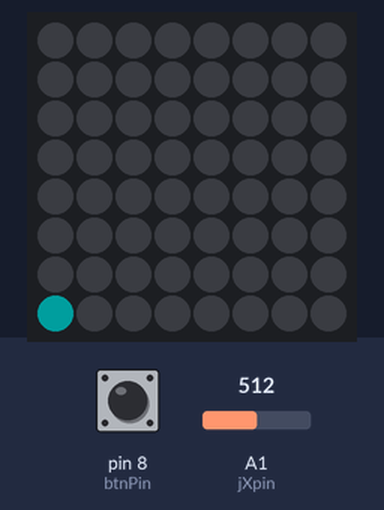
This sketch was run on a simulated Arduino Uno, built with avr-gcc and run on an emulated ATmega328P. On the bench: 8×8 RGB LED matrix (first LED top left, wired row by row). The inputs (shaded band) are chosen by the test bench; at power-on: pin 8 (btnPin) HIGH, A1 (jXpin) = 512. Dim RGB values are drawn brighter than linear.

Above: at 1.2 s.
1.3 s: pin 8 (btnPin) pulled LOW for 0.15 s
At 1.44 s:
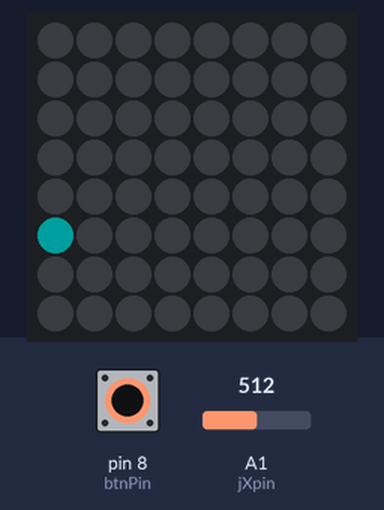
2.0 s: A1 (jXpin) set to 214
5.0 s: A1 (jXpin) set to 185
At 6.2 s:
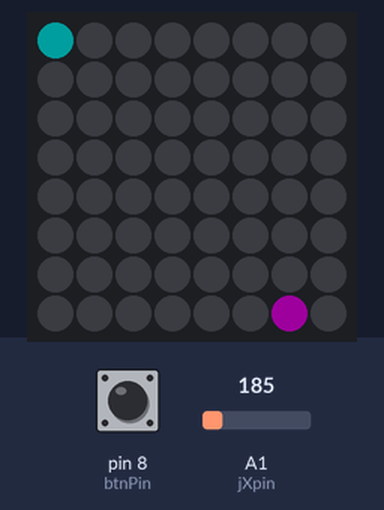
6.6 s: pin 8 (btnPin) pulled LOW for 1 s
At 6.74 s:
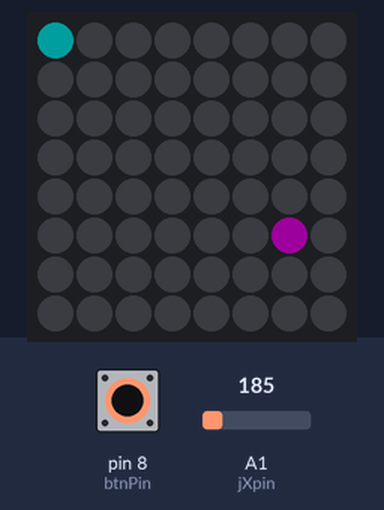
8.2 s: A1 (jXpin) set to 810
At 9.3 s:
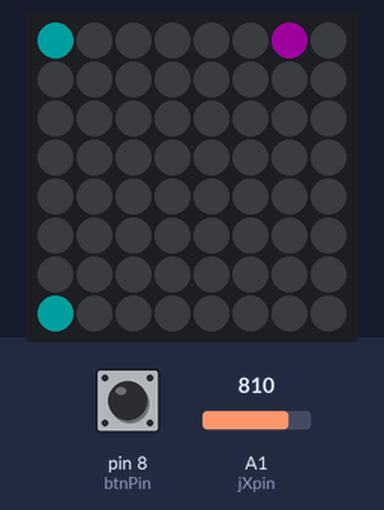
Timing chart, 0 to 10.9 s (numbered marks = the images above; inputs shaded):
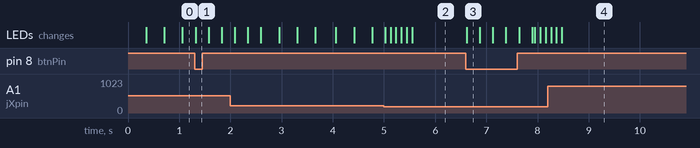

The sketch:

FourInRow.ino
```cpp
#include <Adafruit_NeoPixel.h>
   #define MATRIX_ROWS 8
   #define MATRIX_COLS 8
   #define MATRIX_TOTAL 64

    #define PIN 6         // Parameter 1 = number of pixels in strip
                          // Parameter 2 = pin number (most are valid)
                          // Parameter 3 = pixel type flags, add together as needed:
                          // NEO_KHZ800 800 KHz bitstream (most NeoPixel products w/WS2812 LEDs)
                          // NEO_KHZ400 400 KHz (classic 'v1' (not v2) FLORA pixels, WS2811 drivers)
                          // NEO_GRB Pixels are wired for GRB bitstream (most NeoPixel products)
                          // NEO_RGB Pixels are wired for RGB bitstream (v1 FLORA pixels, not v2)
    Adafruit_NeoPixel strip = Adafruit_NeoPixel(MATRIX_TOTAL, PIN, NEO_GRB + NEO_KHZ800);

 #define jXpin A1
 #define btnPin 8//11
 #define BOARD_PIX_IN_ROW 7
 #define BOARD_PIX_IN_COL 6
 byte board[BOARD_PIX_IN_COL][BOARD_PIX_IN_ROW];
 int dropOnMsec=250;
uint32_t clrPlayer[3]={0,strip.Color(0, 30, 30),strip.Color(30, 0, 30)};
byte player=1;
bool isGameOn=false;
long turnStartTime;
int turnNullTimeMsec=400; //msec from turn start with no btn press
//------marker-----------
int markerOnMsec=350;
int markerPos=0;
bool isMarkerOn=false;
long markerToggleTime;
int jStickChangeMsec=50;
long jStickChangeTime;
void markerOn(){
  lightPixel(7,markerPos,clrPlayer[player]);
  isMarkerOn=true;
}
void markerOff(){
  lightPixel(7,markerPos,strip.Color(0, 0, 0));
  isMarkerOn=false;
}
void markerBlink(){
  if(millis()-markerToggleTime>markerOnMsec){
    if(!isMarkerOn){
      markerOn();
    } else {
      markerOff();
    }
    markerToggleTime=millis();
  }
}
void jStickMoveCheck(){
  int jPos=analogRead(jXpin);
  if(millis()-jStickChangeTime>jStickChangeMsec){
    if(jPos < 200){
      markerOff();
      markerPos++;
      if(markerPos>=BOARD_PIX_IN_ROW){
        markerPos=BOARD_PIX_IN_ROW-1;
      }
      markerOn();
      markerToggleTime=millis();
      jStickChangeTime=millis();
    }
    else if(jPos > 800){
      markerOff();
      markerPos--;
      if(markerPos<=0){
        markerPos=0;
      }
      markerOn();
      markerToggleTime=millis();
      jStickChangeTime=millis();
    }
  }
}
//------------ button--------------
bool isBtnPressed=false;
long btnPressTime;
int debounceMsec=70;
bool btnPressed(){
  bool ret=false;
  if((millis()-btnPressTime>debounceMsec)&&(millis()-turnStartTime>turnNullTimeMsec)){
    if(digitalRead(btnPin)==LOW){
      if(isBtnPressed==false){
        ret=true;
        btnPressTime=millis();
      }
      isBtnPressed=true;
    } else {
      isBtnPressed=false;
    }
  }
  return ret;
}
void shortBlinkPix(int r,int c){
  lightPixel(r,c,clrPlayer[player]);
  delay(dropOnMsec);
  lightPixel(r,c,strip.Color(0, 0, 0));
}
void dropCoin(){
  for(int k=BOARD_PIX_IN_COL-1;k>=0;k--){
    if(board[k][markerPos]==0){
      if((k==0)||(board[k-1][markerPos]!=0)){
        lightPixel(k,markerPos,clrPlayer[player]);
        board[k][markerPos]=player;
        if(gameWinner(player)){
          finishGame();
        }else{
          togglePlayer();
        }
      } else {
        shortBlinkPix(k,markerPos);
      }
    } else {
      break;
    }
  }
}
//----------matrix------------
void slowLightAll(uint32_t clr){
  for(int pixelNum=0;pixelNum<MATRIX_TOTAL;pixelNum++){
    strip.setPixelColor(pixelNum, clr);
    strip.show();
    delay(20);
  }
}
void slowOffAll(){
  for(int pixelNum=0;pixelNum<MATRIX_TOTAL;pixelNum++){
    strip.setPixelColor(pixelNum, strip.Color(0, 0, 0));
    strip.show();
    delay(40);
  }
  delay(200);
}
void lightPixel(int row,int col,uint32_t clr){
  int pixelNum=row*MATRIX_COLS+col;
  strip.setPixelColor(pixelNum, clr);
  strip.show();
}
//-------- game manager---------
void newTurn(){
  markerPos=0;
  markerToggleTime=millis();
  btnPressTime=millis();
  turnStartTime=millis();
  jStickChangeTime=millis();
}
void newGame(){
  for(byte r=0;r<BOARD_PIX_IN_COL;r++){
    for(byte c=0;c<BOARD_PIX_IN_ROW;c++){
      board[r][c]=0;
    }
  }
  btnPressed();
  newTurn();
  player=1;
  isGameOn=true;
}
void togglePlayer(){
  player=(player==1)?2:1;
  newTurn();
}
bool gameWinner(int plyr){
  bool ret=false;
  byte goodInRow=4-1;
  bool foundFlag;
  for(byte r=0;r<BOARD_PIX_IN_COL;r++){
    for(byte c=0;c<BOARD_PIX_IN_ROW;c++){
      // check row
      if(c+goodInRow < BOARD_PIX_IN_ROW){
        foundFlag=true;
        for(byte k=0;k<=goodInRow;k++){
          if(board[r][c+k]!=plyr){
            foundFlag=false;
            break;
          }
        }
        if(foundFlag){
          return true;
        }
      }
      // check col
      if(r+goodInRow < BOARD_PIX_IN_COL){
        foundFlag=true;
        for(byte k=0;k<=goodInRow;k++){
          if(board[r+k][c]!=plyr){
            foundFlag=false;
            break;
          }
        }
        if(foundFlag){
          return true;
        }
      }
      // check main diag
      if((r+goodInRow < BOARD_PIX_IN_COL)&&(c+goodInRow < BOARD_PIX_IN_ROW)){
        foundFlag=true;
        for(byte k=0;k<=goodInRow;k++){
          if(board[r+k][c+k]!=plyr){
            foundFlag=false;
            break;
          }
        }
        if(foundFlag){
          return true;
        }
      }
      // check sec diag
      if((r+goodInRow < BOARD_PIX_IN_COL)&&(c-goodInRow >=0)){
        foundFlag=true;
        for(byte k=0;k<=goodInRow;k++){
          if(board[r+k][c-k]!=plyr){
            foundFlag=false;
            break;
          }
        }
        if(foundFlag){
          return true;
        }
      }
    }
  }
  return false;
}
void finishGame(){
  slowLightAll(clrPlayer[player]);
  slowOffAll();
  isGameOn=false;
}
//---------------------------------
void setup() {
  //Serial.begin(9600);
  strip.begin();
  pinMode(btnPin,INPUT_PULLUP);
  newGame();
  strip.show();   // initialize all pixels to 'off'
}

void loop() {
  if(isGameOn){
    markerBlink();
    jStickMoveCheck();
    if(btnPressed()){
      markerOff();
      dropCoin();
    }
  } else {
    if(btnPressed()){
      newGame();
    }
  }
  delay(50);
}
```

Measured:
- the behaviour switches between 200 and 199 on A1 (jXpin) (found by bisection; images 1 and 2)
- after the input at 1.3 s, the LEDs: change at once (image 1)
- after the input at 5.0 s, the LEDs: first change at once (image 2 shows a later state)
- after the input at 6.6 s, the LEDs: change at once (image 3)
